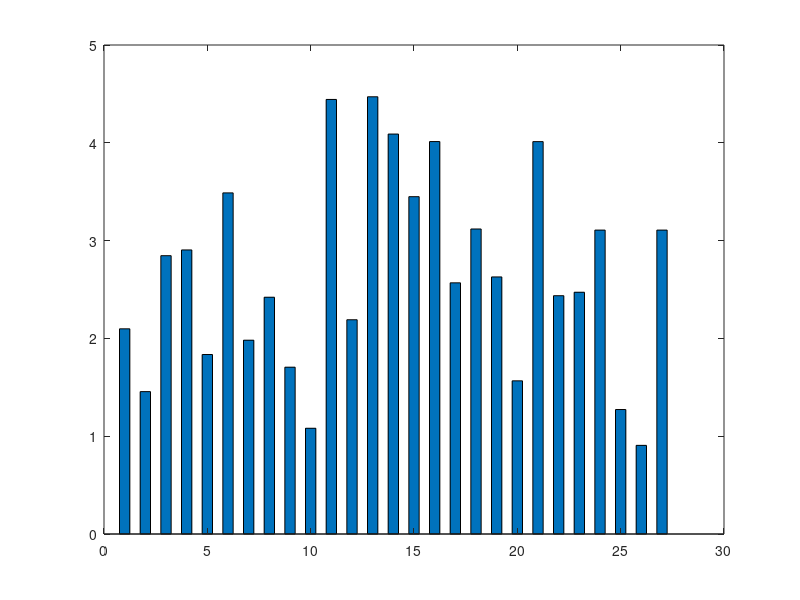

Here is the MATLAB script that generated this plot: (Note: this script raises an error after producing the figure.)
load ./mat/power_level.mat % all_power_level = cell(6,9), first 3
h=figure;
var=zeros(1,27);
%mean=zeros(1,27);

k=1;
for i=1:3
    for j=1:9
        [x,y] = normfit(all_power_level{i,j});
        var(k)=y;
        %mean(k) = x;
        k=k+1;
    end
end
%mean(var)
b=bar(var,0.5);
%b.EdgeColor = [0 0.8 0.8];
b.FaceColor = [0.05 .45 0.1];
 
xlim([0,28])
xlabel('Sample set index')
ylabel('Variance')
set(gca,'fontsize',18)

set(h,'Units','Inches');
pos = get(h,'Position');
set(h,'PaperPositionMode','Auto','PaperUnits','Inches','PaperSize',[pos(3), pos(4)])
print(h,'filename','-dpdf','-r0')

%% First is to learn the distribution of the fake rss we can get

% First half: The test data for different power and distance can be extracted from
% multi_power_level.m in load power_level.mat
% load power_level.mat % all_power_level = cell(6,9), first 3
% half1=[];
% for i=1:3
%     for j=1:9
%         half1 = [half1;all_power_level{i,j}];
%     end
% end% 
% % Second half: come from the HML.M, need to read file again
% half2 = [];
% for i = 1 : 20     
%     file_name = sprintf('three/%d.txt',i);
%     data = importdata(file_name);
%     half2 = [half2;data];
% end
% %all data to fit the distribution:
% all = [half1;half2];
% %normplot(all)
% %histogram(all)
% %histogram(all,'Normalization','probability')
% [mu,sigma]=normfit(all);
% % norm = normpdf(all,mu,sigma);
% % plot(all,norm)

%% new version to get the variance!
% load power_level.mat % all_power_level = cell(6,9), first 3
% var=zeros(1,27);
% muarr=zeros(1,27);
% k=1;
% for i=1:3
%     for j=1:9
%         [x,y] = normfit(all_power_level{i,j});
%         var(k)=y;
%         muarr(k) = x;
%         k=k+1;
%     end
% end
% mv=mean(var);
% mu=mean(muarr);